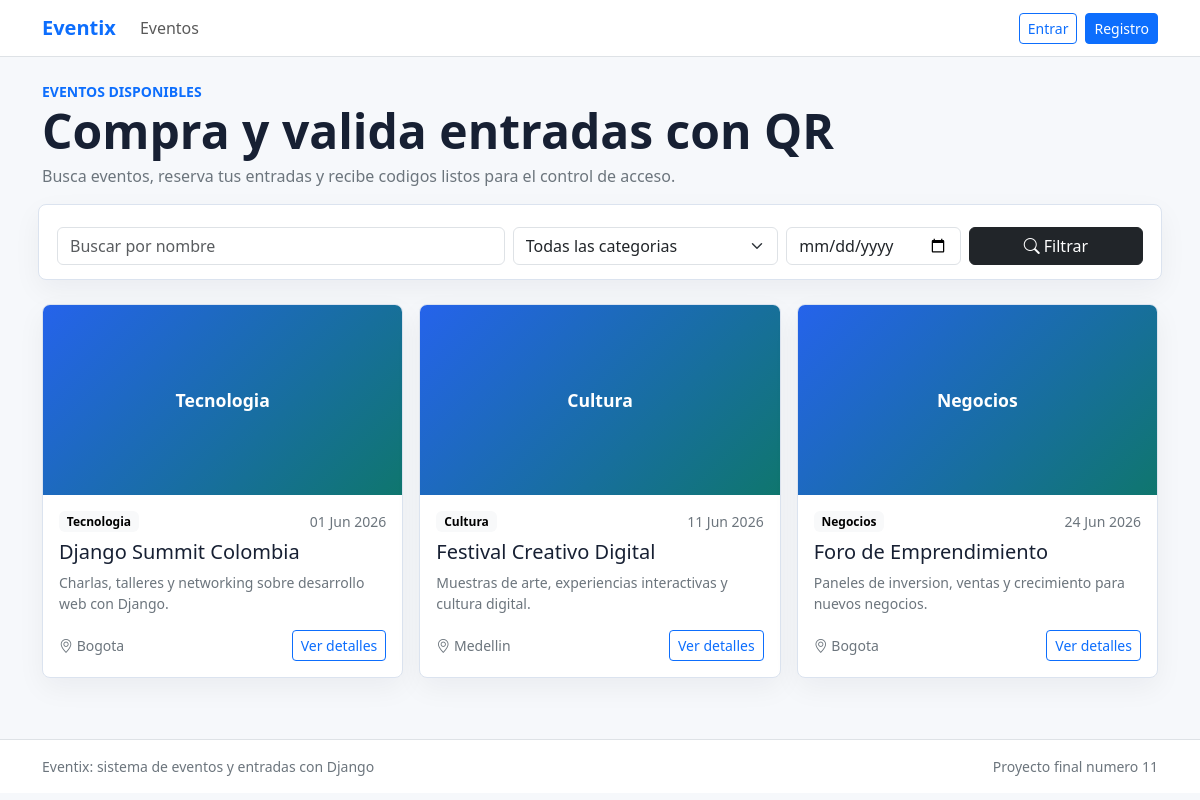
The page / on the database its author committed.
### eventos/models.py (models this page shows, shortened)
class Evento(models.Model):
    BORRADOR = 'borrador'
    PUBLICADO = 'publicado'
    FINALIZADO = 'finalizado'
    CANCELADO = 'cancelado'
    ESTADOS = [
        (BORRADOR, 'Borrador'),
        (PUBLICADO, 'Publicado'),
        (FINALIZADO, 'Finalizado'),
        (CANCELADO, 'Cancelado'),
    ]
    titulo = models.CharField(max_length=140)
    descripcion = models.TextField()
    categoria = models.ForeignKey(Categoria, on_delete=models.PROTECT, related_name='eventos')
    ubicacion = models.ForeignKey(Ubicacion, on_delete=models.PROTECT, related_name='eventos')
    organizador = models.ForeignKey(User, on_delete=models.PROTECT, related_name='eventos_creados')
    fecha_inicio = models.DateTimeField()
    fecha_fin = models.DateTimeField()
    capacidad = models.PositiveIntegerField()
    estado = models.CharField(max_length=20, choices=ESTADOS, default=PUBLICADO)
    imagen_url = models.URLField('URL de imagen', blank=True)
    creado = models.DateTimeField(auto_now_add=True)
    actualizado = models.DateTimeField(auto_now=True)
    class Meta:
        ordering = ['fecha_inicio']
        verbose_name = 'evento'
        verbose_name_plural = 'eventos'

class Categoria(models.Model):
    nombre = models.CharField(max_length=80, unique=True)
    descripcion = models.TextField(blank=True)
    class Meta:
        ordering = ['nombre']
        verbose_name = 'categoria'
        verbose_name_plural = 'categorias'

class Ubicacion(models.Model):
    nombre = models.CharField(max_length=120)
    direccion = models.CharField(max_length=180)
    ciudad = models.CharField(max_length=80, default='Bogota')
    capacidad = models.PositiveIntegerField()
    class Meta:
        ordering = ['ciudad', 'nombre']
        verbose_name = 'ubicacion'
        verbose_name_plural = 'ubicaciones'

### eventos/views.py (the view)
# urls.py: path('', views.home, name='home'),
def home(request):
    eventos = Evento.objects.filter(estado=Evento.PUBLICADO).select_related('categoria', 'ubicacion')
    q = request.GET.get('q', '').strip()
    categoria = request.GET.get('categoria', '').strip()
    fecha = request.GET.get('fecha', '').strip()
    if q:
        eventos = eventos.filter(titulo__icontains=q)
    if categoria:
        eventos = eventos.filter(categoria_id=categoria)
    if fecha:
        try:
            dia = datetime.strptime(fecha, '%Y-%m-%d').date()
            eventos = eventos.filter(fecha_inicio__date=dia)
        except ValueError:
            messages.warning(request, 'La fecha de busqueda no es valida.')
    return render(
        request,
        'eventos/home.html',
        {
            'eventos': eventos,
            'categorias': Categoria.objects.all(),
            'q': q,
            'categoria_actual': categoria,
            'fecha_actual': fecha,
        },
    )

### eventos/context_processors.py (called while the page is built)
def roles(request):
    user = request.user
    es_organizador = False
    if user.is_authenticated:
        es_organizador = user.is_staff or user.groups.filter(name='Organizador').exists()
    return {'es_organizador': es_organizador}

### eventos/templates/eventos/home.html (shortened to what this page needs)
{% extends 'base.html' %}
{% block content %}
<section class="mb-4">
  <div class="d-flex flex-column flex-lg-row align-items-lg-end justify-content-between gap-3">
    <div>
      <p class="text-uppercase small fw-semibold text-primary mb-1">Eventos disponibles</p>
      <h1 class="display-title mb-2">Compra y valida entradas con QR</h1>
      <p class="text-secondary mb-0">Busca eventos, reserva tus entradas y recibe codigos listos para el control de acceso.</p>
    </div>
  </div>
</section>
<form class="filter-bar row g-2 mb-4" method="get">
  <div class="col-12 col-md-5">
    <input class="form-control" type="search" name="q" value="{{ q }}" placeholder="Buscar por nombre">
  </div>
  <div class="col-12 col-md-3">
    <select class="form-select" name="categoria">
      <option value="">Todas las categorias</option>
    </select>
  </div>
  <div class="col-12 col-md-2">
    <input class="form-control" type="date" name="fecha" value="{{ fecha_actual }}">
  </div>
  <div class="col-12 col-md-2">
    <button class="btn btn-dark w-100" type="submit">
      <i class="bi bi-search"></i> Filtrar
    </button>
  </div>
</form>
<div class="row g-3">
  {% for evento in eventos %}
    <div class="col-12 col-md-6 col-xl-4">
      <article class="event-card h-100">
        {% if evento.imagen_url %}
          <img src="{{ evento.imagen_url }}" alt="{{ evento.titulo }}" class="event-card__image">
        {% else %}
          <div class="event-card__placeholder">{{ evento.categoria.nombre }}</div>
        {% endif %}
        <div class="p-3">
          <div class="d-flex justify-content-between gap-2 mb-2">
            <span class="badge text-bg-light">{{ evento.categoria.nombre }}</span>
            <span class="small text-secondary">{{ evento.fecha_inicio|date:'d M Y' }}</span>
          </div>
          <h2 class="h5">{{ evento.titulo }}</h2>
          <p class="text-secondary small mb-3">{{ evento.descripcion|truncatewords:22 }}</p>
          <div class="d-flex justify-content-between align-items-center">
            <span class="small text-secondary">
              <i class="bi bi-geo-alt"></i> {{ evento.ubicacion.ciudad }}
            </span>
            <a class="btn btn-outline-primary btn-sm" href="{% url 'detalle_evento' evento.pk %}">
              Ver detalles
            </a>
          </div>
        </div>
      </article>
    </div>
  {% empty %}
    <div class="col-12">
      <div class="empty-state">No hay eventos publicados con esos filtros.</div>
    </div>
  {% endfor %}
</div>
{% endblock %}

### templates/base.html (shortened to what this page needs)
{% load static %}
<!doctype html>
<html lang="es">
<head>
  <link href="https://cdn.jsdelivr.net/npm/bootstrap@5.3.6/dist/css/bootstrap.min.css" rel="stylesheet">
  <link href="https://cdn.jsdelivr.net/npm/bootstrap-icons@1.11.3/font/bootstrap-icons.min.css" rel="stylesheet">
  <link href="{% static 'css/styles.css' %}" rel="stylesheet">
</head>
<body>
  <nav class="navbar navbar-expand-lg navbar-light bg-white border-bottom sticky-top">
    <div class="container">
      <a class="navbar-brand fw-bold text-primary" href="{% url 'home' %}">Eventix</a>
      <div class="collapse navbar-collapse" id="navbarMain">
        <ul class="navbar-nav me-auto mb-2 mb-lg-0">
          <li class="nav-item"><a class="nav-link" href="{% url 'home' %}">Eventos</a></li>
        </ul>
        <div class="d-flex align-items-center gap-2">
          {% if user.is_authenticated %}
            <span class="small text-secondary d-none d-md-inline">{{ user.username }}</span>
            <form method="post" action="{% url 'logout' %}">
              {% csrf_token %}
              <button class="btn btn-outline-secondary btn-sm" title="Cerrar sesion">
                <i class="bi bi-box-arrow-right"></i>
              </button>
            </form>
          {% else %}
            <a class="btn btn-outline-primary btn-sm" href="{% url 'login' %}">Entrar</a>
            <a class="btn btn-primary btn-sm" href="{% url 'registro' %}">Registro</a>
          {% endif %}
        </div>
      </div>
    </div>
  </nav>
  <main class="page-shell">
    <div class="container py-4">
      {% block content %}{% endblock %}
    </div>
  </main>
  <footer class="border-top bg-white py-3">
    <div class="container small text-secondary d-flex flex-column flex-md-row justify-content-between gap-2">
      <span>Eventix: sistema de eventos y entradas con Django</span>
      <span>Proyecto final numero 11</span>
    </div>
  </footer>
</body>
</html>

### static/css/styles.css (style rules this page uses)
:root { --ink: #172033; --muted: #64748b; --paper: #ffffff; --soft: #f6f8fb; --line: #dbe3ef; --primary: #2563eb; --teal: #0f766e; --amber: #f59e0b; }
body { background: var(--soft); color: var(--ink); }
.page-shell { min-height: calc(100vh - 118px); }
.display-title { font-size: clamp(2rem, 4vw, 3.4rem); line-height: 1.05; font-weight: 800; letter-spacing: 0; }
.navbar-brand { letter-spacing: 0; }
.filter-bar, .auth-panel, .checkout-panel, .form-panel, .delete-panel, .side-panel, .detail-panel, .data-panel, .chart-panel, .ticket-main, .ticket-qr { background: var(--paper); border: 1px solid var(--line); border-radius: 8px; box-shadow: 0 10px 28px rgba(15, 23, 42, .05); }
.filter-bar { padding: 14px; }
.event-card { background: var(--paper); border: 1px solid var(--line); border-radius: 8px; overflow: hidden; box-shadow: 0 10px 28px rgba(15, 23, 42, .05); }
.event-card__placeholder { height: 190px; display: grid; place-items: center; color: #fff; background: linear-gradient(135deg, var(--primary), var(--teal)); font-size: 1.1rem; font-weight: 700; }

### rows shown on the page
Evento: categoria.nombre "Tecnologia", fecha_inicio "01 Jun 2026", titulo "Django Summit Colombia", descripcion "Charlas, talleres y networking sobre desarrollo web con Django.", ubicacion.ciudad "Bogota"
Evento: categoria.nombre "Cultura", fecha_inicio "11 Jun 2026", titulo "Festival Creativo Digital", descripcion "Muestras de arte, experiencias interactivas y cultura digital.", ubicacion.ciudad "Medellin"
Evento: categoria.nombre "Negocios", fecha_inicio "24 Jun 2026", titulo "Foro de Emprendimiento", descripcion "Paneles de inversion, ventas y crecimiento para nuevos negocios.", ubicacion.ciudad "Bogota"
